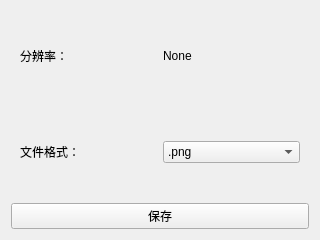
<?xml version="1.0" encoding="UTF-8"?>
<ui version="4.0">
 <class>SaveImageWidget</class>
 <widget class="QWidget" name="SaveImageWidget">
  <property name="geometry">
   <rect>
    <x>0</x>
    <y>0</y>
    <width>320</width>
    <height>240</height>
   </rect>
  </property>
  <property name="windowTitle">
   <string>Form</string>
  </property>
  <layout class="QVBoxLayout" name="verticalLayout">
   <item>
    <widget class="QWidget" name="widget" native="true">
     <layout class="QHBoxLayout" name="horizontalLayout">
      <item>
       <widget class="QLabel" name="label">
        <property name="text">
         <string>分辨率：</string>
        </property>
       </widget>
      </item>
      <item>
       <widget class="QLabel" name="shape">
        <property name="text">
         <string>None</string>
        </property>
       </widget>
      </item>
     </layout>
    </widget>
   </item>
   <item>
    <widget class="QWidget" name="widget_3" native="true">
     <layout class="QHBoxLayout" name="horizontalLayout_3">
      <item>
       <widget class="QLabel" name="label_2">
        <property name="text">
         <string>文件格式：</string>
        </property>
       </widget>
      </item>
      <item>
       <widget class="QComboBox" name="format">
        <item>
         <property name="text">
          <string>.png</string>
         </property>
        </item>
        <item>
         <property name="text">
          <string>.jpg</string>
         </property>
        </item>
        <item>
         <property name="text">
          <string>.webp</string>
         </property>
        </item>
       </widget>
      </item>
     </layout>
    </widget>
   </item>
   <item>
    <widget class="QPushButton" name="save">
     <property name="text">
      <string>保存</string>
     </property>
    </widget>
   </item>
  </layout>
 </widget>
 <resources/>
 <connections/>
</ui>
